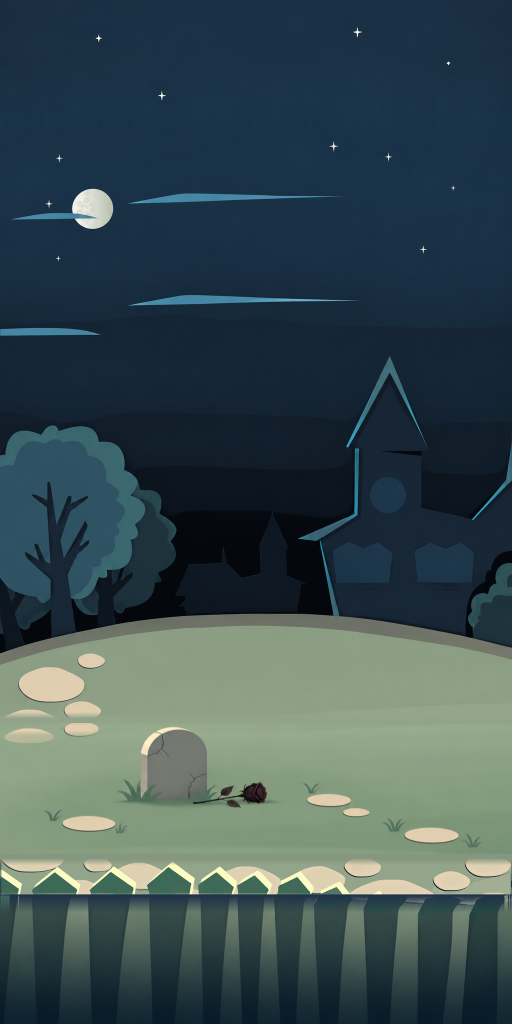
#> input picture art/bg_tall/old/background_03_before_lawn.png, 1024 x 2048 px (shown at 1/2 size)
$ python lawn_03.py
#> lines starting #> are read from the running program, lines starting #| are printed output that depends on the picture; after the words box and inside, x2 and y2 are one past the last pixel; in counts of white or black regions, pixels touching at a corner belong together
"""Halloween (scene 03) master: plain lawn from the fence's top row down, instead of the picket fence and the
tall planks Codex drew at the bottom of its band (the fence sat 20-30 content px above the button panel on a
2.2:1 phone, with the planks showing under it). The game now pins the ORIGINAL fence rows just above the button
panel on any screen (fence_03.py + tallbg.lua), so under Codex's lawn (gravestone, rose, stones) the backdrop
must simply be more lawn.
The lawn is extended from the master's own pixels: the vertical colour trend and the left-right shading of the
lawn rows above the fence are extrapolated down; stones the new boundary would cut are erased; a few copies
(some mirrored) of the lawn's own small stones, with their outlines and shadows, land on the new rows.
Source: old/background_03_before_lawn.png (made from background_03.png on the first run), so the script is
idempotent. Writes background_03.png and reruns extend.py for it. Run: python -I art/bg_tall/lawn_03.py"""
import os, sys, subprocess, collections
import numpy as np
from PIL import Image, ImageFilter

HERE = os.path.dirname(os.path.abspath(__file__))
MASTER = os.path.join(HERE, "background_03.png")
TOL = 10            # colour distance from the lawn colour that marks a stone / outline / shadow pixel
FIT_ROWS = 140      # lawn rows above the fence the colour trend is fitted on
PLACE = [(0, 120, 24, True), (1, 640, 10, False), (0, 880, 40, True), (1, 380, 70, True), (0, 760, 110, False)]
                    # (small-stone index, x, rows under the fence row, mirrored)

def components(mask, min_px):
    H, W = mask.shape; seen = np.zeros_like(mask, bool); out = []
    for y in range(H):
        for x in range(W):
            if mask[y, x] and not seen[y, x]:
                q = collections.deque([(y, x)]); seen[y, x] = True; miny = maxy = y; minx = maxx = x; n = 0
                while q:
                    cy, cx = q.popleft(); n += 1
                    miny, maxy, minx, maxx = min(miny, cy), max(maxy, cy), min(minx, cx), max(maxx, cx)
                    for dy, dx in ((1, 0), (-1, 0), (0, 1), (0, -1)):
                        ny, nx = cy + dy, cx + dx
                        if 0 <= ny < H and 0 <= nx < W and mask[ny, nx] and not seen[ny, nx]: seen[ny, nx] = True; q.append((ny, nx))
                if n >= min_px: out.append((miny, maxy, minx, maxx, n))
    return out

def main():
    old = os.path.join(HERE, "old"); os.makedirs(old, exist_ok=True)
    keep = os.path.join(old, "background_03_before_lawn.png")
    if not os.path.exists(keep): Image.open(MASTER).convert("RGB").save(keep)
    m = Image.open(keep).convert("RGB"); assert m.size == (1024, 2048), m.size
#> in main, m is the input picture: PIL image 1024x2048 RGB; mean R, G, B 58.1, 77.3, 80.9
    src = np.asarray(m, np.float32); a = src.copy()
    i = src.astype(np.int64)
    caps = (i[..., 0] > 235) & (i[..., 1] > 232) & (i[..., 2] < 215)   # the pale yellow picket caps (stones are darker beige)
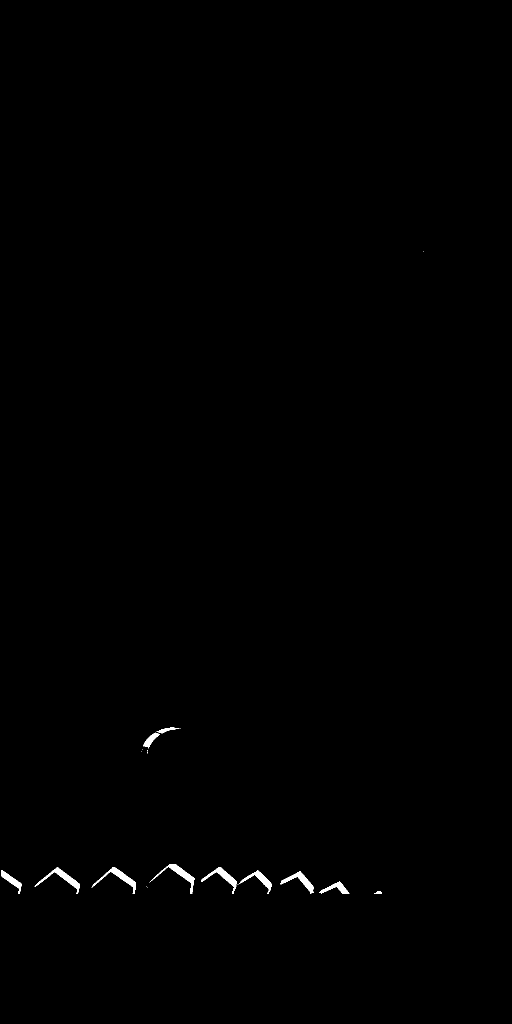
#> caps: shape (2048, 1024) bool (shown at 1/2 size); 0.32% white; 22 white regions (11 under 20 px), largest, box (x1, y1, x2, y2) and area: (69, 1734, 160, 1788) 909, (299, 1728, 389, 1788) 897, (183, 1734, 272, 1788) 885
    rows = np.where(caps[1500:].sum(axis=1) >= 8)[0]
#> rows = 59 values from 229 to 287
    ROW = 1500 + int(rows[0]) - 3
#> ROW = 1726
    FIT = (ROW - FIT_ROWS, ROW - 6)
#> FIT = (1586, 1720)
    block = src[FIT[0]:FIT[1]]
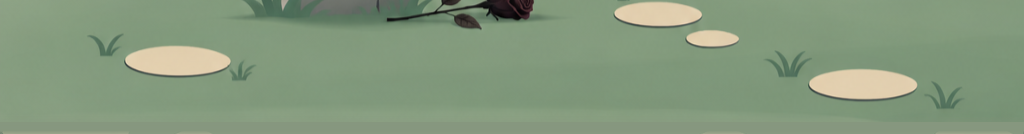
#> block: shape (134, 1024, 3) float32; mean R, G, B 132.3, 152.8, 124.7
    med = np.median(block, axis=1); offs = np.median(block - med[:, None, :], axis=0)
#> after `med = np.median(block, axis=1)`: med = 134 rows, first 8: [132, 155, 125], [132, 155, 125], [132, 155, 125], [132, 155, 125], [132, 155, 125], [131, 155, 125], [132, 155, 125], [132, 155, 125]
#> after `offs = np.median(block - med[:, None, :], axis=0)`: offs = 1024 rows, first 8: [7, 4, 5], [6.25, 5, 5], [7, 4, 5], [6, 5, 5], [6.75, 5, 5], [6, 4, 5], [6, 4, 5], [6, 4, 4]
    ys = np.arange(FIT[0], FIT[1]); coef = [np.polyfit(ys, med[:, c], 1) for c in range(3)]
#> after `ys = np.arange(FIT[0], FIT[1])`: ys = 134 values from 1586 to 1719
#> after `coef = [np.polyfit(ys, med[:, c], 1) for c in range(3)]`: coef = [[0.00712, 118.7], [-0.0155, 179.1], [0.00638, 114.2]]
    def lawn(y0, y1, x0=0, x1=1024):
#> called with y0 = 1726, y1 = 2048, x0 = 0, x1 = 1024
        base = np.array([np.polyval(coef[c], np.minimum(np.arange(y0, y1), FIT[1] + 200)) for c in range(3)]).T
#> base = 322 rows, first 8: [131, 152.4, 125.2], [131, 152.4, 125.2], [131, 152.3, 125.2], [131, 152.3, 125.2], [131, 152.3, 125.2], [131, 152.3, 125.2], [131.1, 152.3, 125.2], [131.1, 152.3, 125.3]
        return np.clip(base[:, None, :] + offs[None, x0:x1, :], 0, 255)
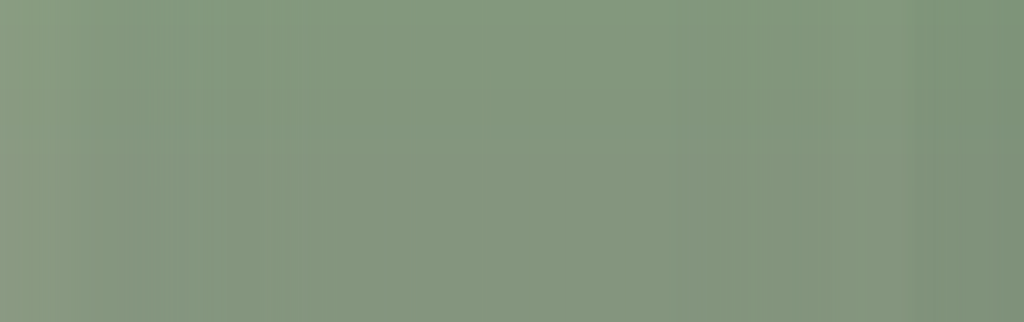
#> returned value: shape (322, 1024, 3) float64; mean of channels 0, 1, 2 131.8, 150.2, 126; drawn as R, G, B
    a[ROW:] = lawn(ROW, 2048)
    # stones (beige) the boundary would cut: erase them above it too
    beige = (i[..., 0] > 170) & (i[..., 1] > 160) & (i[..., 2] > 120) & (i[..., 0] - i[..., 2] > 25)
#> beige: shape (2048, 1024) bool; 2.4% white; 24 white regions (5 under 20 px), largest, box (x1, y1, x2, y2) and area: (401, 1732, 868, 1789) 11662, (7, 1722, 398, 1789) 8172, (38, 1334, 169, 1403) 6963
    stones = [(y0 + ROW - 160, y1 + ROW - 160, x0, x1, n) for (y0, y1, x0, x1, n) in components(beige[ROW - 160:ROW + 60], 150)]
#> after the loop in components, `for y in range(H):`:
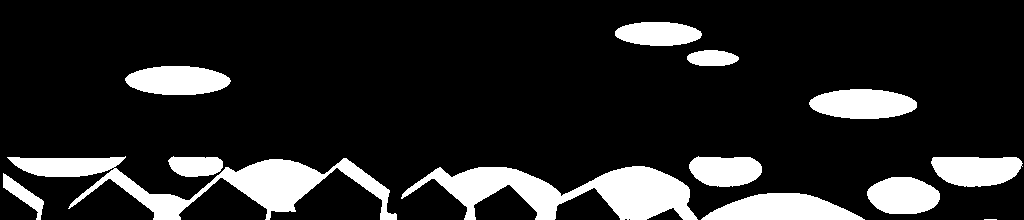
#> seen: shape (220, 1024) bool; 15.1% white; 13 white regions (1 under 20 px), largest, box (x1, y1, x2, y2) and area: (7, 156, 397, 220) 8015, (401, 166, 698, 220) 7988, (701, 193, 865, 220) 3019
#> stones = 13 items, first 6: (1588, 1611, 615, 701, 1648), (1616, 1631, 687, 738, 661), (1632, 1660, 125, 230, 2410), (1655, 1684, 809, 916, 2531), (1722, 1742, 7, 125, 1733), (1722, 1742, 168, 222, 928)
    erased = 0
    for (y0, y1, x0, x1, n) in stones:
        if y0 < ROW <= y1 + 8:
            Y0, Y1, X0, X1 = max(y0 - 8, 0), ROW, max(x0 - 8, 0), min(x1 + 12, 1024)
            a[Y0:Y1, X0:X1] = lawn(Y0, Y1, X0, X1); erased += 1
#> this loop made 13 passes
#> (y0, y1, x0, x1, n, Y0, X0, X1) on passes 5 to 9: (1722, 1742, 7, 125, 1733, 1714, 0, 137), (1722, 1742, 168, 222, 928, 1714, 160, 234), (1722, 1752, 689, 761, 1813, 1714, 681, 773), (1723, 1752, 931, 1022, 2218, 1715, 923, 1024), (1724, 1785, 68, 396, 6282, 1716, 60, 408)
#> (y0, y1, x0, x1, n) on passes 1, 2, 3, 4, 10, 11: (1588, 1611, 615, 701, 1648), (1616, 1631, 687, 738, 661), (1632, 1660, 125, 230, 2410), (1655, 1684, 809, 916, 2531), (1732, 1785, 401, 697, 7988), (1739, 1785, 3, 43, 617)
#> after the loop, erased = 5
    # small whole stones from the lawn above, copied as offsets from the lawn colour (so they take the new rows' tint)
    small = sorted([s for s in stones if s[1] < ROW - 10 and 150 <= s[4] <= 2500], key=lambda s: s[4])
#> small = [(1616, 1631, 687, 738, 661), (1588, 1611, 615, 701, 1648), (1632, 1660, 125, 230, 2410)]
    placed = 0
    for idx, x, dy, flip in PLACE:
        if idx >= len(small): break
        y0, y1, x0, x1, n = small[idx]
        y0, y1, x0, x1 = max(y0 - 8, 0), y1 + 12, max(x0 - 8, 0), min(x1 + 12, 1024)
        p = src[y0:y1, x0:x1] - lawn(y0, y1, x0, x1)
        mask = (np.abs(p).max(axis=2) > TOL).astype(np.float32)
        mask = np.asarray(Image.fromarray((mask * 255).astype(np.uint8)).filter(ImageFilter.MaxFilter(5)).filter(ImageFilter.GaussianBlur(1.2)), np.float32) / 255
        if flip: p, mask = p[:, ::-1], mask[:, ::-1]
        h, w = mask.shape; y = ROW + dy
        if y + h > 2048 or x + w > 1024: continue
        a[y:y + h, x:x + w] = np.clip(a[y:y + h, x:x + w] + p * mask[..., None], 0, 255); placed += 1
#> this loop made 5 passes
#> (y0, y1, x0, x1, n, y) on passes 1 to 5: (1608, 1643, 679, 750, 661, 1750), (1580, 1623, 607, 713, 1648, 1736), (1608, 1643, 679, 750, 661, 1766), (1580, 1623, 607, 713, 1648, 1796), (1608, 1643, 679, 750, 661, 1836)
#> pass 1, in main, `mask = np.asarray(Image.fromarray((mask * 255).astype(np.uint8)).filte..`:
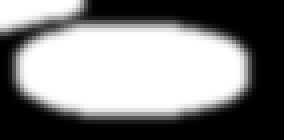
#> mask: shape (35, 71) float32 (shown 4 times larger); min 0, max 1, mean 0.51
#> pass 1, in main, `if flip: p, mask = p[:, ::-1], mask[:, ::-1]`:
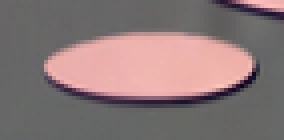
#> p: shape (35, 71, 3) float64 (shown 4 times larger); mean R, G, B 24.3, 11.8, 11.8; drawn with min black and max white
#> after the loop, placed = 5
    Image.fromarray(np.clip(a + 0.5, 0, 255).astype(np.uint8)).save(MASTER)
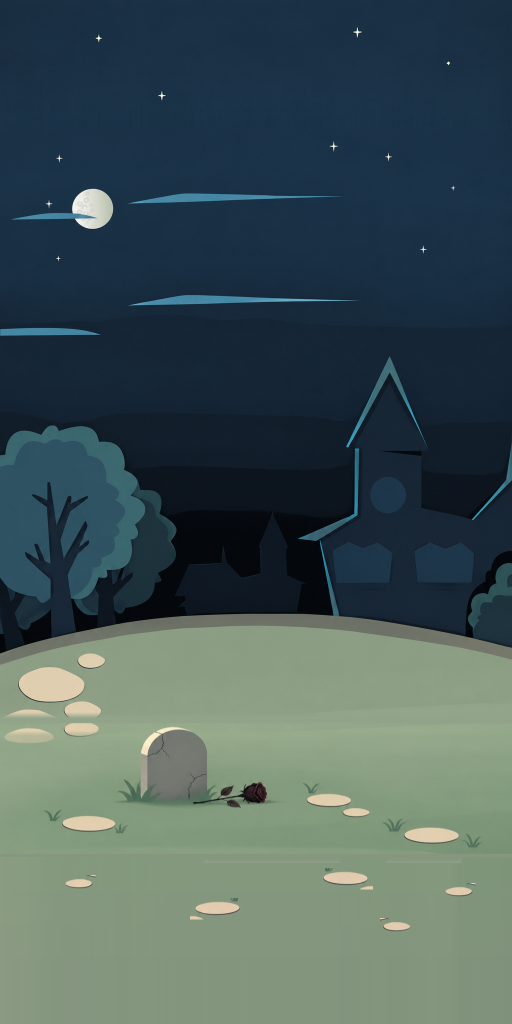
#> saved as background_03.png: PIL image 1024x2048 RGB (shown at 1/2 size); mean R, G, B 68.5, 87.6, 88
    print(f"fence caps found at master row {ROW + 3}: lawn from row {ROW} (trend fitted on rows {FIT}); "
          f"{erased} cut stone(s) erased, {placed} stones placed; background_03.png rewritten")
#| fence caps found at master row 1729: lawn from row 1726 (trend fitted on rows (1586, 1720)); 5 cut stone(s) erased, 5 stones placed; background_03.png rewritten
    subprocess.run([sys.executable, "-I", os.path.join(HERE, "extend.py"), "background_03"], check=True)
#> (this line was passed over: subprocess is not available in this run)

main()
